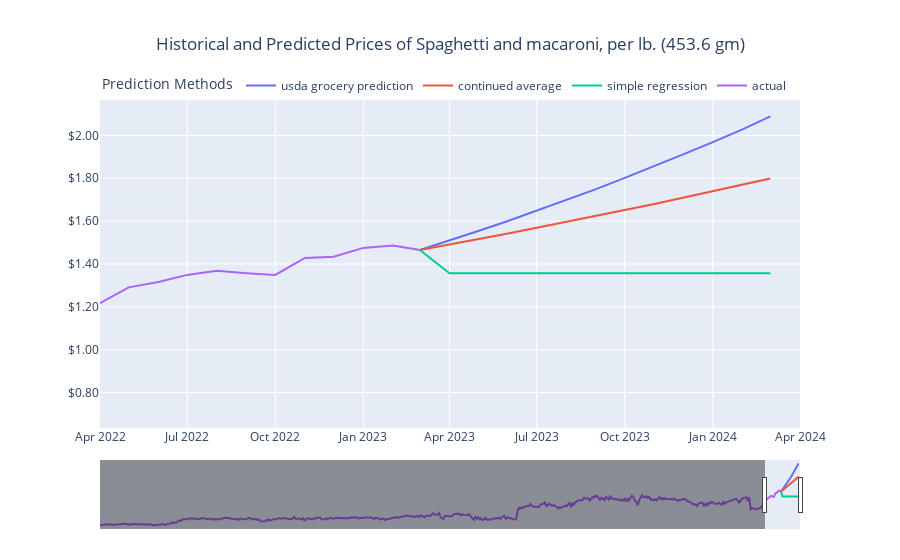

The cell this chart's notebook holds for it:
### Code cell
item = predictable_items['item_name'][2]
start_date = '2022-04-01'
end_date = '2024-04-01'
dfa = fulldata.query("item_name == '{}'".format(item))
dfb = datapredictions.query("item_name == '{}'".format(item))
fig = px.line(dfb, x="datetime", y=['usda grocery prediction', 'continued average', 'simple regression'], title="Historical and Predicted Prices of {}".format(item), range_x=[start_date, end_date])
fig.add_scatter(x=dfa.datetime, y=dfa.value, mode='lines', name='actual')
fig.update_xaxes(rangeslider_visible=True)
fig.update_layout(legend=dict(orientation="h",yanchor="bottom",y=1,
    xanchor="left",
    x=0,
    title='Prediction Methods',
), xaxis_title='', yaxis_title=None, yaxis_tickprefix='$', yaxis_tickformat=',.2f', title_x=0.5, margin = dict(t=100, b=0, l=100, r=100)
)
fig.show()

### Figure 1 — Plotly figure (JSON) as saved in the notebook; plotly's stock layout.template omitted (floating-point values rounded to 4 significant figures; data arrays with more than 128 entries replaced by an {"elided": "..."} marker saying what was removed)
{"data": [{"hovertemplate": "variable=usda grocery prediction<br>datetime=%{x}<br>value=%{y}<extra></extra>", "legendgroup": "usda grocery prediction", "line": {"color": "#636efa", "dash": "solid"}, "marker": {"symbol": "circle"}, "mode": "lines", "name": "usda grocery prediction", "orientation": "v", "showlegend": true, "type": "scatter", "x": ["2023-03-01T00:00:00", "2023-04-01T00:00:00", "2023-05-01T00:00:00", "2023-06-01T00:00:00", "2023-07-01T00:00:00", "2023-08-01T00:00:00", "2023-09-01T00:00:00", "2023-10-01T00:00:00", "2023-11-01T00:00:00", "2023-12-01T00:00:00", "2024-01-01T00:00:00", "2024-02-01T00:00:00", "2024-03-01T00:00:00"], "xaxis": "x", "y": [1.465, 1.509, 1.554, 1.601, 1.649, 1.698, 1.749, 1.802, 1.856, 1.911, 1.969, 2.028, 2.089], "yaxis": "y"}, {"hovertemplate": "variable=continued average<br>datetime=%{x}<br>value=%{y}<extra></extra>", "legendgroup": "continued average", "line": {"color": "#EF553B", "dash": "solid"}, "marker": {"symbol": "circle"}, "mode": "lines", "name": "continued average", "orientation": "v", "showlegend": true, "type": "scatter", "x": ["2023-03-01T00:00:00", "2023-04-01T00:00:00", "2023-05-01T00:00:00", "2023-06-01T00:00:00", "2023-07-01T00:00:00", "2023-08-01T00:00:00", "2023-09-01T00:00:00", "2023-10-01T00:00:00", "2023-11-01T00:00:00", "2023-12-01T00:00:00", "2024-01-01T00:00:00", "2024-02-01T00:00:00", "2024-03-01T00:00:00"], "xaxis": "x", "y": [1.465, 1.49, 1.516, 1.542, 1.569, 1.596, 1.624, 1.652, 1.68, 1.709, 1.739, 1.769, 1.799], "yaxis": "y"}, {"hovertemplate": "variable=simple regression<br>datetime=%{x}<br>value=%{y}<extra></extra>", "legendgroup": "simple regression", "line": {"color": "#00cc96", "dash": "solid"}, "marker": {"symbol": "circle"}, "mode": "lines", "name": "simple regression", "orientation": "v", "showlegend": true, "type": "scatter", "x": ["2023-03-01T00:00:00", "2023-04-01T00:00:00", "2023-05-01T00:00:00", "2023-06-01T00:00:00", "2023-07-01T00:00:00", "2023-08-01T00:00:00", "2023-09-01T00:00:00", "2023-10-01T00:00:00", "2023-11-01T00:00:00", "2023-12-01T00:00:00", "2024-01-01T00:00:00", "2024-02-01T00:00:00", "2024-03-01T00:00:00"], "xaxis": "x", "y": [1.465, 1.357, 1.357, 1.357, 1.357, 1.357, 1.357, 1.357, 1.357, 1.357, 1.357, 1.357, 1.357], "yaxis": "y"}, {"mode": "lines", "name": "actual", "type": "scatter", "x": {"elided": "471 str values"}, "y": {"elided": "471 float values"}}], "layout": {"legend": {"orientation": "h", "title": {"text": "Prediction Methods"}, "tracegroupgap": 0, "x": 0, "xanchor": "left", "y": 1, "yanchor": "bottom"}, "margin": {"b": 0, "l": 100, "r": 100, "t": 100}, "title": {"text": "Historical and Predicted Prices of Spaghetti and macaroni, per lb. (453.6 gm)", "x": 0.5}, "xaxis": {"anchor": "y", "domain": [0, 1], "range": ["2022-04-01", "2024-04-01"], "rangeslider": {"visible": true}, "title": {"text": ""}}, "yaxis": {"anchor": "x", "domain": [0, 1], "tickformat": ",.2f", "tickprefix": "$", "title": {}}}}
